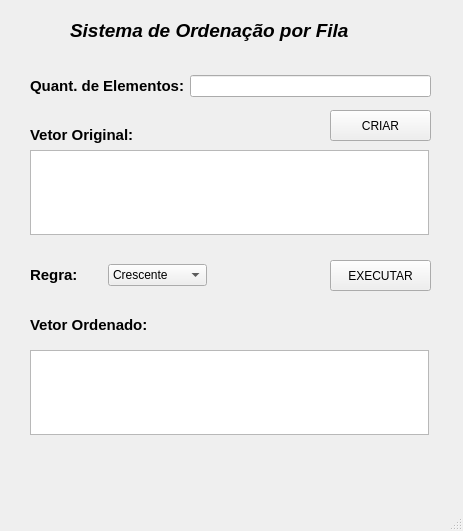
<?xml version="1.0" encoding="UTF-8"?>
<ui version="4.0">
 <class>MainWindow</class>
 <widget class="QMainWindow" name="MainWindow">
  <property name="geometry">
   <rect>
    <x>0</x>
    <y>0</y>
    <width>463</width>
    <height>531</height>
   </rect>
  </property>
  <property name="windowTitle">
   <string>MainWindow</string>
  </property>
  <widget class="QWidget" name="centralwidget">
   <widget class="QPushButton" name="pushButtonExecutar">
    <property name="geometry">
     <rect>
      <x>330</x>
      <y>260</y>
      <width>101</width>
      <height>31</height>
     </rect>
    </property>
    <property name="text">
     <string>EXECUTAR</string>
    </property>
   </widget>
   <widget class="QWidget" name="layoutWidget">
    <property name="geometry">
     <rect>
      <x>30</x>
      <y>70</y>
      <width>401</width>
      <height>32</height>
     </rect>
    </property>
    <layout class="QHBoxLayout" name="horizontalLayout">
     <item>
      <widget class="QLabel" name="label">
       <property name="text">
        <string>&lt;html&gt;&lt;head/&gt;&lt;body&gt;&lt;p&gt;&lt;span style=&quot; font-size:11pt; font-weight:700;&quot;&gt;Quant. de Elementos:&lt;/span&gt;&lt;/p&gt;&lt;/body&gt;&lt;/html&gt;</string>
       </property>
      </widget>
     </item>
     <item>
      <widget class="QLineEdit" name="lineEditQuantidadeElementos"/>
     </item>
    </layout>
   </widget>
   <widget class="QLabel" name="label_5">
    <property name="geometry">
     <rect>
      <x>70</x>
      <y>10</y>
      <width>341</width>
      <height>41</height>
     </rect>
    </property>
    <property name="font">
     <font>
      <bold>true</bold>
     </font>
    </property>
    <property name="text">
     <string>&lt;html&gt;&lt;head/&gt;&lt;body&gt;&lt;p&gt;&lt;span style=&quot; font-size:14pt; font-style:italic;&quot;&gt;Sistema de Ordenação por Fila&lt;/span&gt;&lt;/p&gt;&lt;/body&gt;&lt;/html&gt;</string>
    </property>
   </widget>
   <widget class="QPushButton" name="pushButtonCriar">
    <property name="geometry">
     <rect>
      <x>330</x>
      <y>110</y>
      <width>101</width>
      <height>31</height>
     </rect>
    </property>
    <property name="text">
     <string>CRIAR</string>
    </property>
   </widget>
   <widget class="QLabel" name="label_3">
    <property name="geometry">
     <rect>
      <x>30</x>
      <y>120</y>
      <width>131</width>
      <height>31</height>
     </rect>
    </property>
    <property name="text">
     <string>&lt;html&gt;&lt;head/&gt;&lt;body&gt;&lt;p&gt;&lt;span style=&quot; font-size:11pt; font-weight:700;&quot;&gt;Vetor Original:&lt;/span&gt;&lt;/p&gt;&lt;/body&gt;&lt;/html&gt;</string>
    </property>
   </widget>
   <widget class="QTextEdit" name="textEditVetorOriginal">
    <property name="geometry">
     <rect>
      <x>30</x>
      <y>150</y>
      <width>399</width>
      <height>85</height>
     </rect>
    </property>
   </widget>
   <widget class="QLabel" name="label_4">
    <property name="geometry">
     <rect>
      <x>30</x>
      <y>310</y>
      <width>151</width>
      <height>31</height>
     </rect>
    </property>
    <property name="text">
     <string>&lt;html&gt;&lt;head/&gt;&lt;body&gt;&lt;p&gt;&lt;span style=&quot; font-size:11pt; font-weight:700;&quot;&gt;Vetor Ordenado:&lt;/span&gt;&lt;/p&gt;&lt;/body&gt;&lt;/html&gt;</string>
    </property>
   </widget>
   <widget class="QTextEdit" name="textEditVetorOrdenado">
    <property name="geometry">
     <rect>
      <x>30</x>
      <y>350</y>
      <width>399</width>
      <height>85</height>
     </rect>
    </property>
   </widget>
   <widget class="QWidget" name="layoutWidget">
    <property name="geometry">
     <rect>
      <x>30</x>
      <y>260</y>
      <width>177</width>
      <height>30</height>
     </rect>
    </property>
    <layout class="QHBoxLayout" name="horizontalLayout_3">
     <item>
      <widget class="QLabel" name="label_2">
       <property name="text">
        <string>&lt;html&gt;&lt;head/&gt;&lt;body&gt;&lt;p&gt;&lt;span style=&quot; font-size:11pt; font-weight:700;&quot;&gt;Regra:&lt;/span&gt;&lt;/p&gt;&lt;/body&gt;&lt;/html&gt;</string>
       </property>
      </widget>
     </item>
     <item>
      <widget class="QComboBox" name="comboBox">
       <item>
        <property name="text">
         <string>Crescente</string>
        </property>
       </item>
       <item>
        <property name="text">
         <string>Decrescente</string>
        </property>
       </item>
      </widget>
     </item>
    </layout>
   </widget>
  </widget>
  <widget class="QMenuBar" name="menubar">
   <property name="geometry">
    <rect>
     <x>0</x>
     <y>0</y>
     <width>463</width>
     <height>25</height>
    </rect>
   </property>
  </widget>
  <widget class="QStatusBar" name="statusbar"/>
 </widget>
 <resources/>
 <connections/>
</ui>
